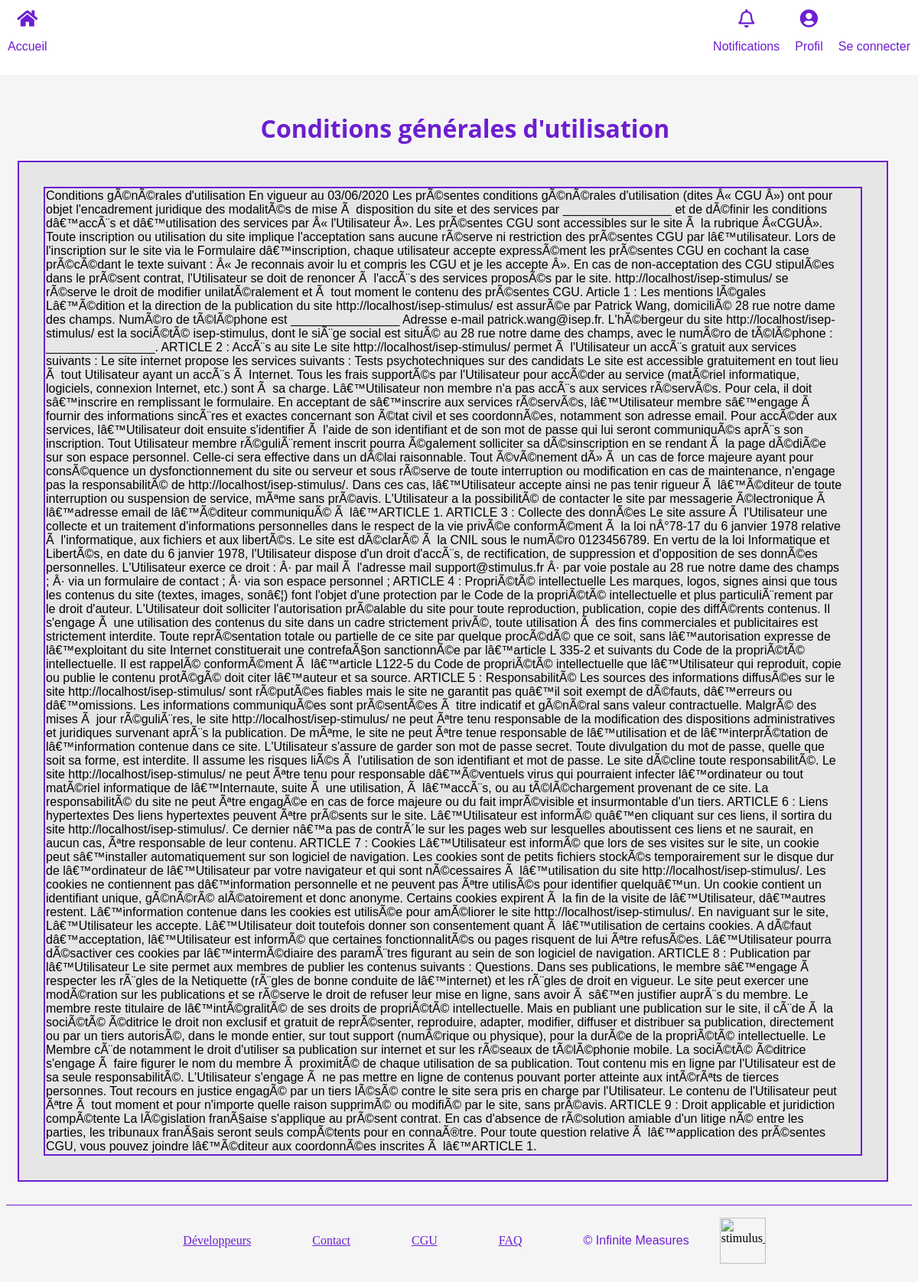
Before: /cgus with the older database file.
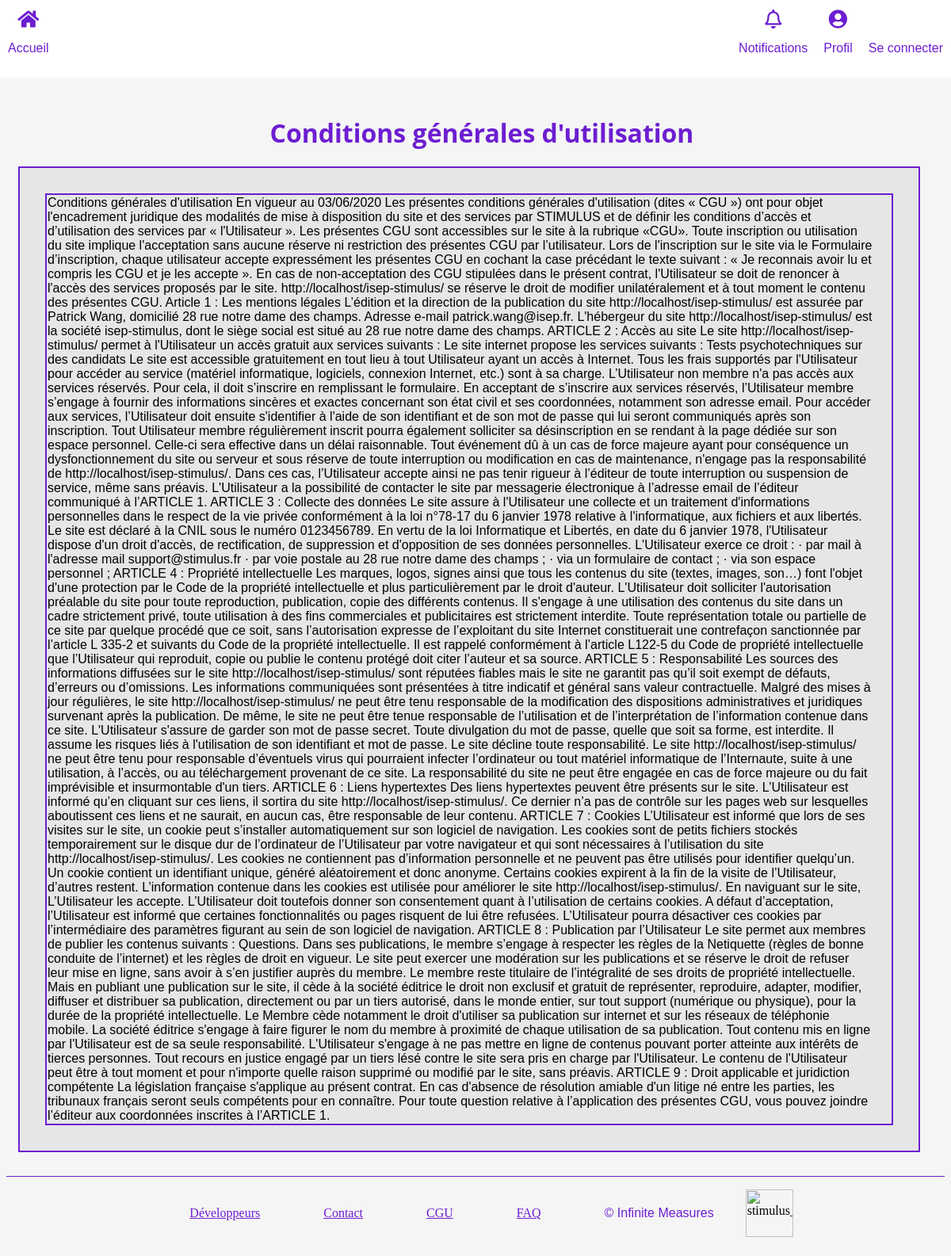
After: the same page with the newer database file.
### tables this page shows
CREATE TABLE `cgu` (
  `id` int(11) NOT NULL,
  `content` longtext NOT NULL
);

### app/controllers/Cgus.php (called while the page is built, shortened)
<?php
class Cgus extends Controller {
    public function __construct() {
        $this->cguModel = $this->model('Cgu');
    }
    public function index() {
        $cgus = $this->cguModel->CGU();
        $this->view('cgus/index',$cgus);
    }
}
?>

### app/libraries/Core.php (called while the page is built, shortened)
<?php
  class Core {
    protected $currentMethod = 'index';
    public function __construct() {
      $url = $this->getUrl();
      if (file_exists('../app/controllers/' . ucwords($url[0]). '.php')) {
        unset($url[0]);
      }
      $this->currentController = new $this->currentController;
      $this->params = $url ? array_values($url) : [];
      call_user_func_array([$this->currentController, $this->currentMethod], $this->params);
    }
    public function getUrl() {
      if (isset($_GET['url'])) {
        $url = rtrim($_GET['url'], '/');
        $url = filter_var($url, FILTER_SANITIZE_URL);
        $url = explode('/', $url);
        return $url;
      }
    }
  }
?>

### public/index.php (called while the page is built, shortened)
<?php
  $init = new Core;
?>

### app/libraries/Database.php (called while the page is built, shortened)
<?php
  class Database {
    private $host = DB_HOST;
    private $user = DB_USER;
    private $pass = DB_PASS;
    private $dbname = DB_NAME;
    private $dbh;
    private $stmt;
    public function __construct() {
      $dsn = 'mysql:host=' . $this->host . ';dbname=' . $this->dbname;
      $options = array(
        PDO::ATTR_PERSISTENT => true,
        PDO::ATTR_ERRMODE => PDO::ERRMODE_EXCEPTION
      );
      try {
        $this->dbh = new PDO($dsn, $this->user, $this->pass, $options);
      } catch(PDOException $e) {
        $this->error = $e->getMessage();
        echo $this->error;
      }
    }
    public function query($sql) {
      $this->stmt = $this->dbh->prepare($sql);
    }
    public function execute() {
      try{
      return $this->stmt->execute();
      }
      catch (PDOException $e){
        $this->error = $e->getMessage();
        echo $this->error;
      }
    }
    public function resultSet() {
      $this->execute();
      return $this->stmt->fetchAll(PDO::FETCH_OBJ);
    }
  }
?>

### app/models/Cgu.php (called while the page is built, shortened)
<?php
class Cgu {
    private $db;
    public function __construct() {
        $this->db = new Database;
    }
    public function CGU() {
        $this->db->query('SELECT * FROM cgu ');
        return $cgus=$this->db->resultSet();
    }
}

### app/views/cgus/index.php (the view, shortened to what this page needs)
<?php require APPROOT . '/views/inc/header.php'; ?>
<div class="container text-center">
    <h1>Conditions générales d'utilisation</h1>
    <?php foreach($data as $cgu):?>
        <table class="col-info">
            <tr>
                <td>
                    <p> <?= $cgu->content ?></p>
                </td>
            </tr>
        </table>
    <?php endforeach ; ?>
</div>
<?php require APPROOT . '/views/inc/footer.php'; ?>

Changed rows visible on the page:
removed cgu: content "Conditions gÃ©nÃ©rales d'utilisation En vigueur au 03/06/2020 Les prÃ©sentes conditions gÃ©nÃ©rales d'utilisation (dites Â« CGU Â») ont pour objet l'encadrement juridique des modalitÃ©s de mise Ã disposition du site et des services par ________________ et de dÃ©finir les conditions dâ€™accÃ¨s et dâ€™utilisation des services par Â« l'Utilisateur Â». Les prÃ©sentes CGU sont accessibles sur le site Ã la rubrique Â«CGUÂ». Toute inscription ou utilisation du site implique l'acceptation sans aucune rÃ©serve ni restriction des prÃ©sentes CGU par lâ€™utilisateur. Lors de l'inscription sur le site via le Formulaire dâ€™inscription, chaque utilisateur accepte expressÃ©ment les prÃ©sentes CGU en…"
added cgu: content "Conditions générales d'utilisation En vigueur au 03/06/2020 Les présentes conditions générales d'utilisation (dites « CGU ») ont pour objet l'encadrement juridique des modalités de mise à disposition du site et des services par STIMULUS et de définir les conditions d’accès et d’utilisation des services par « l'Utilisateur ». Les présentes CGU sont accessibles sur le site à la rubrique «CGU». Toute inscription ou utilisation du site implique l'acceptation sans aucune réserve ni restriction des présentes CGU par l’utilisateur. Lors de l'inscription sur le site via le Formulaire d’inscription, chaque utilisateur accepte expressément les présentes CGU en cochant la case précédant le texte…"
